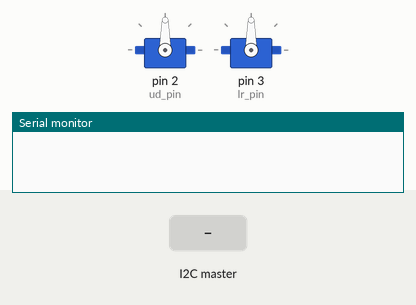
This sketch was run on a simulated Arduino Mega 2560, built with avr-gcc and run on an emulated ATmega2560. On the bench: 2 × servo, the last lines printed to the serial monitor. The inputs (shaded band) are chosen by the test bench.

Above: at 1.2 s.
1.3 s: the I2C master sends "d"
At 2.5 s:
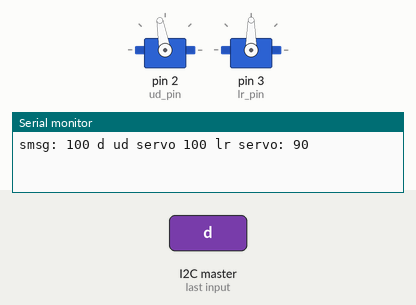
2.8 s: the I2C master sends "l"
At 3.6 s:
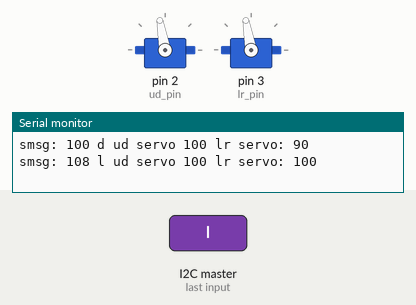
4.3 s: the I2C master sends "u"
At 4.7 s:
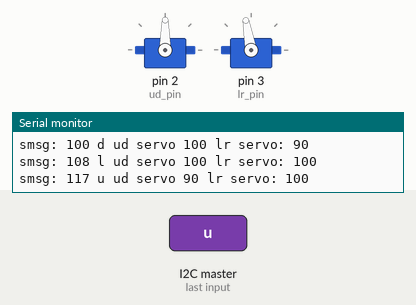
Timing chart, 0 to 7.3 s (numbered marks = the images above; inputs shaded):
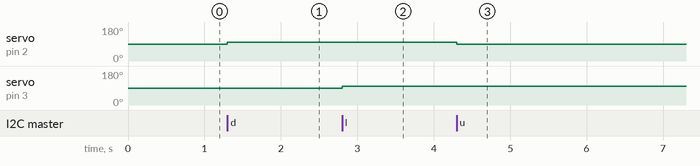

The sketch:

camera_servo.ino
```cpp
/*
  wire client, receiver. The host controller is busy controlling motors, so we control the camera gimbal
  servos from here. The host is getting commands, and passing them to us.

  todo:
  send debug/info/data back so we don't need a monitor for day to day work here

  > arduino-cli board list
  Port                            Protocol Type              Board Name                FQBN             Core
  /dev/cu.usbmodem2201            serial   Serial Port (USB) Arduino Mega or Mega 2560 arduino:avr:mega arduino:avr

  cd src/garden-rov-arduino/camera_servo
  arduino-cli compile -e --fqbn arduino:avr:mega .
  arduino-cli upload -p /dev/cu.usbmodem2201 --fqbn arduino:avr:mega .
  arduino-cli monitor -p /dev/cu.usbmodem2201 -b arduino:avr:mega

*/

#include <Wire.h>
#include <Servo.h>

Servo ud_servo; // up down servo
Servo lr_servo; // left right
int ud_pin = 2;
int lr_pin = 3;

// This must match buggyv3.ino
int client_address = 2; // The Wire lib casts this to uint8_t

int ud_last_pos = 90;
int lr_last_pos = 90;
char cin = 'x';
char pbuff[255] = "";
char curr_msg[255] = "";

void setup()
{
  Wire.begin(client_address);   // join i2c bus as a client
  Wire.onReceive(receiveEvent); // register event handler function
  Wire.onRequest(requestEvent);
  Serial.begin(9600);           // start serial for output

  ud_servo.attach(ud_pin, 1000, 2000);
  lr_servo.attach(lr_pin, 1000, 2000);
  ud_servo.write(90);
  lr_servo.write(90);
}

void loop()
{
  delay(100); // do we need this delay?
}

void old_receiveEvent(int howMany)
{
  char pbuff[255] = "";
  sprintf(pbuff, "in receiveEvent, howMany: %d\n", howMany);
  Serial.println(pbuff);
  while(1 < Wire.available()) // loop through all but the last
  {
    char c = Wire.read(); // receive byte as a character
    Serial.print(c);      // print the character
  }
  int xx = Wire.read();    // receive byte as an integer
  sprintf(pbuff, "byte as byte: %x\n", xx);
  Serial.println(pbuff);      // print the integer
}

// overwrite a string with nulls.
// I don't know how or if the compiler initializes char arrays, so force an array of nulls, because.
void null_string(char *thestr)
{
  for(int xx = 0; xx < sizeof(thestr); xx++)
    {
      thestr[xx] = 0;
    }
}

void servo_move(char smsg)
{
  int smin = 0;
  int smax = 180;
  int sincrement = 10;
  if (smsg == 'u') {
    // camera servo up, relative to servo orientation
    if (ud_last_pos > (smin + sincrement))
      {
        ud_last_pos -= sincrement;
      }
    else
      {
        ud_last_pos = smin;
      }
  } else if (smsg == 'd') {
    // camera servo down, relative to server orientation
    if (ud_last_pos < (smax - sincrement))
      {
        ud_last_pos += sincrement;
      }
    else
      {
        ud_last_pos = smax;
      }
  } else if (smsg == 'l') {
    // camera servo left, relative to server orientation
    if (lr_last_pos < (smax + sincrement))
      {
        lr_last_pos += sincrement;
      }
    else
      {
        lr_last_pos = smax;
      }
  } else if (smsg == 'r') {
    // camera servo left, relative to server orientation
    if (lr_last_pos > (smin + sincrement))
      {
        lr_last_pos -= sincrement;
      }
    else
      {
        lr_last_pos = smin;
      }
  }
  sprintf(pbuff, "smsg: %d %c ud servo %d lr servo: %d\n", (int)smsg, (char)smsg, ud_last_pos, lr_last_pos);
  null_string(curr_msg);
  sprintf(curr_msg, "ud servo: %d lr servo: %d", ud_last_pos, lr_last_pos);
  // strcpy(curr_msg, pbuff); // this will be truncated at 31 chars
  Serial.print(pbuff);
  ud_servo.write(ud_last_pos);
  lr_servo.write(lr_last_pos);
}

/*
  Apparently not mentioned in the docs: the I2C internal buffer is 32 bytes.
*/

void receiveEvent(int howMany)
{
  cin = Wire.read();        // receive byte as a character
  // sprintf(pbuff, "howMany: %d cin: %x cin: %c\n", howMany, cin, (char)cin);
  // Serial.print(pbuff);
  servo_move(cin);
}

void requestEvent()
{
  curr_msg[31] = 0;
  sprintf(pbuff, "cmlen: %d cm: %s\n", strlen(curr_msg), curr_msg);
  Serial.print(pbuff);
  Wire.write(curr_msg, 32);
}
```

Measured:
- after the input at 1.3 s, servo on pin 2 (ud_pin): 90° → 100° at once
- after the input at 2.8 s, servo on pin 3 (lr_pin): 90° → 100° at once
- after the input at 4.3 s, servo on pin 2 (ud_pin): 100° → 90° at once
